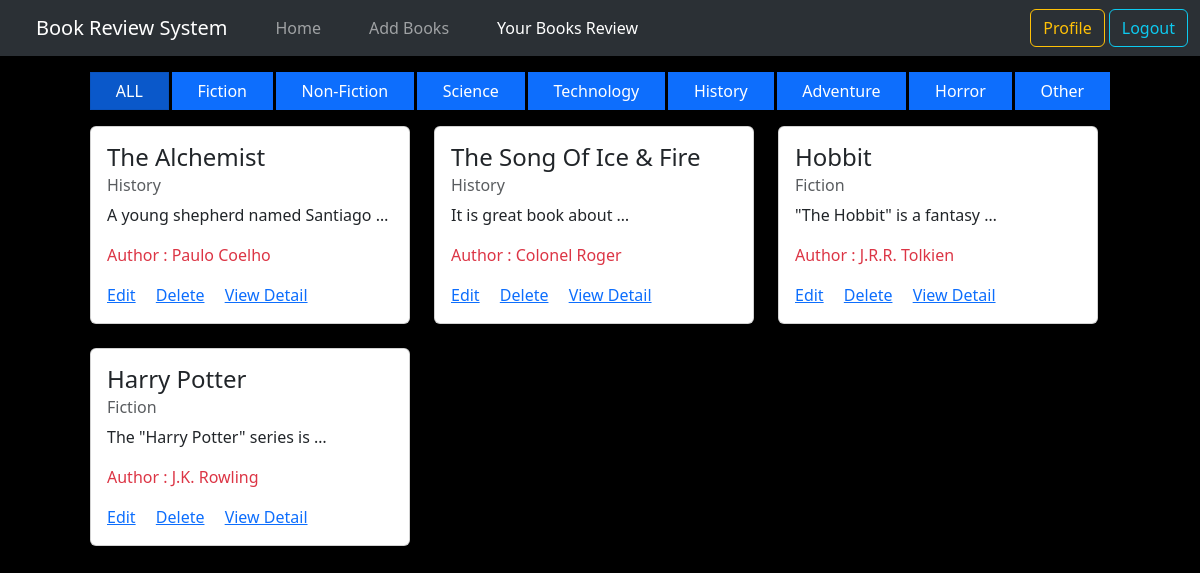
The app's page /booklist/ (signed in) with its own data.
### book_app/models.py (models this page shows, shortened)
class BookData(models.Model):
    title = models.CharField(max_length=100)
    author = models.CharField(max_length=100)
    description = models.TextField()
    genre_choices = [
        ('Fiction','Fiction'),
        ('Non-Fiction','Non-Fiction'),
        ('Science','Science'),
        ('Technology','Technology'),
        ('History','History'),
        ('Adventure','Adventure'),
        ('Horror','Horror'),
        ('Other','Other'),
    ]
    genre = models.CharField(max_length=50,choices=genre_choices)
    isbn = models.CharField(max_length=13, unique=True)
    publication_data = models.DateField()
    created_at = models.DateTimeField(auto_now_add=True)
    updated_at = models.DateTimeField(auto_now=True)

### book_app/views.py (the view)
# urls.py: path('booklist/',views.book_list,name="booklist"),
@login_required
def book_list(request):
    genre = request.GET.get('genre')
    if genre:
        book_data= BookData.objects.filter(genre=genre).order_by('-created_at')
    else:
        book_data = BookData.objects.all().order_by('-created_at')
    return render(request,'book_app/booklist.html',{'book_data':book_data})

### book_app/templates/book_app/booklist.html (shortened to what this page needs)
{% extends "book_app/base.html" %}
{% block content %}
<div class="btn-group my-3 mx-5 d-flex flex-wrap column-gap-1">
  <a href="{% url 'booklist' %}" class="btn btn-primary rounded-0 {% if not request.GET.genre%}active{% endif %}" aria-current="page">ALL</a>
  <a href="?genre=Fiction" class="btn btn-primary {% if request.GET.genre == 'Fiction' %}active{% endif %}">Fiction</a>
  <a href="?genre=Non-Fiction" class="btn btn-primary {% if request.GET.genre == 'Non-Fiction' %}active{% endif %}">Non-Fiction</a>
  <a href="?genre=Science" class="btn btn-primary {% if request.GET.genre == 'Science' %}active{% endif %}">Science</a>
  <a href="?genre=Technology" class="btn btn-primary {% if request.GET.genre == 'Technology' %}active{% endif %}">Technology</a>
  <a href="?genre=History" class="btn btn-primary {% if request.GET.genre == 'History' %}active{% endif %}">History</a>
  <a href="?genre=Adventure" class="btn btn-primary {% if request.GET.genre == 'Adventure' %}active{% endif %}">Adventure</a>
  <a href="?genre=Horror" class="btn btn-primary {% if request.GET.genre == 'Horror' %}active{% endif %}">Horror</a>
  <a href="?genre=Other" class="btn btn-primary rounded-0 {% if request.GET.genre == 'Other' %}active{% endif %}">Other</a>
</div>
<div class="d-flex flex-wrap gap-4 mx-5 my-3">
  {% for i in book_data %}
  <div class="card" style="width: 20rem">
    <div class="card-body">
      <h4 class="card-title">{{ i.title }}</h4>
      <h6 class="card-subtitle mb-2 text-body-secondary">{{ i.genre }}</h6>
      <p class="card-text">{{ i.description | truncatewords:5}}</p>
      <p class="card-text text-danger">Author : {{i.author}}</p>
      <a href="{% url 'updatebook' i.pk %}" class="card-link">Edit</a>
      <a href="{% url 'deletebook' i.pk %}" class="card-link delete">Delete</a>
      <a href="{% url 'viewbook' i.pk %}" class="card-link">View Detail</a>
    </div>
  </div>
  {% empty %}
  <h1>No Book Found</h1>
  {% endfor %}
</div>
{% endblock content %}

### book_app/templates/book_app/base.html (shortened to what this page needs)
{% load static %}
<!DOCTYPE html>
<html lang="en">
<head>
  <link href="https://cdn.jsdelivr.net/npm/bootstrap@5.3.3/dist/css/bootstrap.min.css" rel="stylesheet"
 />
  <link rel="stylesheet" href="https://cdn.jsdelivr.net/npm/bootstrap-icons@1.11.3/font/bootstrap-icons.min.css" />
</head>
<body class="bg-black">
  {% with request.resolver_match.url_name as url_name %}
  <nav class="navbar navbar-expand-lg bg-body-tertiary bg-primary" data-bs-theme="dark">
    <div class="container-fluid">
      <a class="navbar-brand mx-4">Book Review System</a>
      <div class="collapse navbar-collapse" id="navbarSupportedContent">
        <ul class="navbar-nav me-auto mb-2 mb-lg-0">
          <li class="nav-item mx-3">
            <a class="nav-link {% if url_name == 'home' %}active{% endif %}" aria-current="page"
              href="{% url 'home' %}">Home</a>
          </li>
          {% if user.is_authenticated %}
          <li class="nav-item">
            <a class="nav-link mx-3 {% if url_name == 'addbook' %}active{% endif %}" href="{% url 'addbook' %}">Add
              Books</a>
          </li>
          <li class="nav-item mx-3">
            <a class="nav-link {% if url_name == 'booklist' %}active{% endif %}" aria-current="page"
              href="{% url 'booklist' %}"> Your Books Review</a>
          </li>
        </ul>
        <div>
          <a href="{% url 'Dashboard' %}"
            class="btn btn-outline-warning {% if url_name == 'Dashboard' %}active{% endif %} ms-1">
            Profile
          </a>
        </div>
        <div>
          <a href="{% url 'Logout' %}" class="btn btn-outline-info ms-1">
            Logout
          </a>
        </div>
        {% endif %}
      </div>
    </div>
  </nav>
  {% endwith %}
  <div class="container">
    {% block content %}{% endblock content %}
  </div>
</body>
</html>

### records on screen
BookData: title "The Alchemist", genre "History", description "A young shepherd named Santiago …", author "Paulo Coelho"
BookData: title "The Song Of Ice & Fire", genre "History", description "It is great book about …", author "Colonel Roger"
BookData: title "Hobbit", genre "Fiction", description "\"The Hobbit\" is a fantasy …", author "J.R.R. Tolkien"
BookData: title "Harry Potter", genre "Fiction", description "The \"Harry Potter\" series is …", author "J.K. Rowling"
